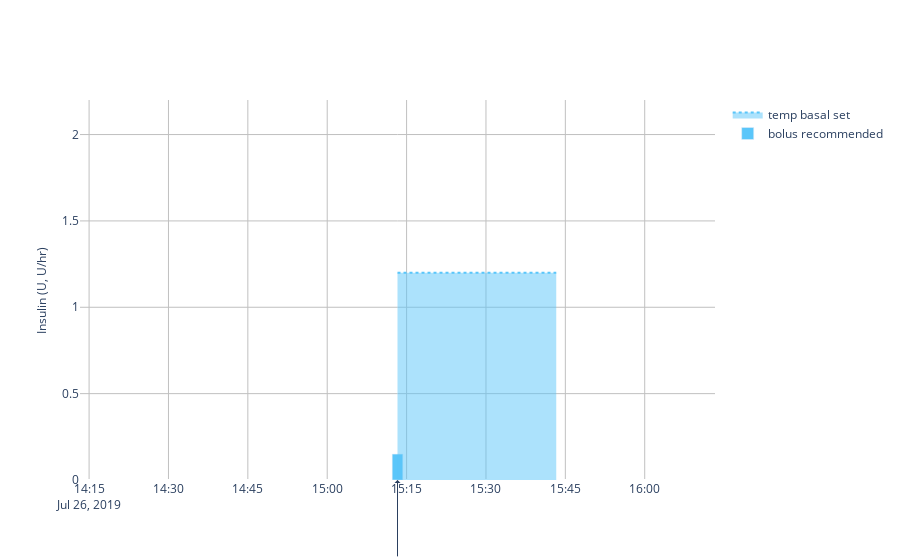

Notebook source saved alongside this figure:
### Markdown cell above
# Visualize Recommended Temp Basal (and Bolus)

### Code cell
# recommended temp basal
recommended_temp_basal = recommendations.get("recommended_temp_basal")
if recommended_temp_basal is not None:
    rec_temp_basal_rate = recommended_temp_basal[0]
    rec_temp_basal_duration = recommended_temp_basal[1]
else:
    rec_temp_basal_rate = basal.loc[basal.index.max(), "sbr"]
    rec_temp_basal_duration = 30

recommended_basal_trace = go.Scatter(
    name="temp basal set",
    mode='lines',
    x=[
       current_time,
       current_time + datetime.timedelta(minutes=rec_temp_basal_duration),
    ],
    y=[rec_temp_basal_rate, rec_temp_basal_rate],
    hoverinfo="y+name",
    line=dict(
        shape='vh',
        color='#5ac6fa',
        dash='dot'
    ),
    fill='tozeroy'
)

# recommended bolus
recommended_bolus = recommendations.get("recommended_bolus")[0]

recommended_bolus_trace = go.Bar(
    name="bolus recommended",
    x=[current_time],
    y=[recommended_bolus],
    hoverinfo="y+name",
    width=2000*60,
    marker=dict(color='#5ac6fa')
)

y_rec_height = max(
    recommended_bolus,
    rec_temp_basal_rate,
) + 1

layout = go.Layout(
    showlegend=True,
    plot_bgcolor="white",
    yaxis=dict(
        range=[0, y_rec_height],
        fixedrange=True,
        hoverformat=".2f",
        showgrid=True,
        gridcolor="#c0c0c0",
        title=dict(
            text="Insulin (U, U/hr)",
            font=dict(
                size=12
            )
        )
    ),
    xaxis=dict(
        range=(
            current_time - datetime.timedelta(hours=1),
            current_time + datetime.timedelta(hours=1)
        ),
        showgrid=True,
        gridcolor="#c0c0c0",
    ),
    annotations=[
        go.layout.Annotation(
            x=current_time,
            y=0,
            xref="x",
            yref="y",
            text="current time",
            showarrow=True,
            arrowhead=1,
            ax=0,
            ayref="y",
            ay=-0.5
        )
    ],
    dragmode="pan",
    hovermode="x"
)
data = [recommended_basal_trace, recommended_bolus_trace]
fig = go.Figure(data=data, layout=layout)
fig

### Figure 1 — Plotly figure (JSON) as saved in the notebook; plotly's stock layout.template omitted (floating-point values rounded to 4 significant figures)
{"data": [{"fill": "tozeroy", "hoverinfo": "y+name", "line": {"color": "#5ac6fa", "dash": "dot", "shape": "vh"}, "mode": "lines", "name": "temp basal set", "type": "scatter", "x": ["2019-07-26T15:13:17+00:00", "2019-07-26T15:43:17+00:00"], "y": [1.2, 1.2]}, {"hoverinfo": "y+name", "marker": {"color": "#5ac6fa"}, "name": "bolus recommended", "type": "bar", "width": 120000, "x": ["2019-07-26T15:13:17+00:00"], "y": [0.15]}], "layout": {"annotations": [{"arrowhead": 1, "ax": 0, "ay": -0.5, "ayref": "y", "showarrow": true, "text": "current time", "x": "2019-07-26T15:13:17+00:00", "xref": "x", "y": 0, "yref": "y"}], "autosize": true, "dragmode": "pan", "hovermode": "x", "plot_bgcolor": "white", "showlegend": true, "xaxis": {"gridcolor": "#c0c0c0", "range": ["2019-07-26T14:13:17+00:00", "2019-07-26T16:13:17+00:00"], "showgrid": true, "type": "date"}, "yaxis": {"fixedrange": true, "gridcolor": "#c0c0c0", "hoverformat": ".2f", "range": [0, 2.2], "showgrid": true, "title": {"font": {"size": 12}, "text": "Insulin (U, U/hr)"}, "type": "linear"}}}
